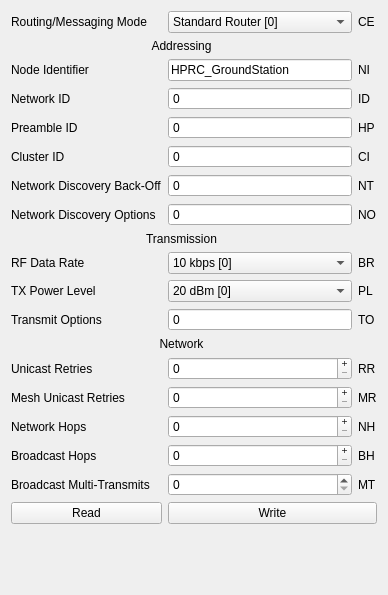
         <widget class="QWidget" name="MessagingParameters">
          <attribute name="title">
           <string>Messaging Parameters</string>
          </attribute>
          <layout class="QGridLayout" name="gridLayout_9">
           <item row="10" column="0">
            <widget class="QLabel" name="label_51">
             <property name="text">
              <string>RF Data Rate</string>
             </property>
            </widget>
           </item>
           <item row="14" column="0">
            <widget class="QLabel" name="label_58">
             <property name="text">
              <string>Unicast Retries</string>
             </property>
            </widget>
           </item>
           <item row="5" column="0">
            <widget class="QLabel" name="label_47">
             <property name="text">
              <string>Preamble ID</string>
             </property>
            </widget>
           </item>
           <item row="7" column="1">
            <widget class="QSpinBox" name="RadioParameters_NetworkDiscoveryBackOff">
             <property name="buttonSymbols">
              <enum>QAbstractSpinBox::ButtonSymbols::NoButtons</enum>
             </property>
             <property name="maximum">
              <number>12000</number>
             </property>
             <property name="displayIntegerBase">
              <number>16</number>
             </property>
            </widget>
           </item>
           <item row="5" column="2">
            <widget class="QLabel" name="label_66">
             <property name="text">
              <string>HP</string>
             </property>
            </widget>
           </item>
           <item row="12" column="2">
            <widget class="QLabel" name="label_72">
             <property name="text">
              <string>TO</string>
             </property>
            </widget>
           </item>
           <item row="16" column="1">
            <widget class="QSpinBox" name="RadioParameters_NetworkHops">
             <property name="buttonSymbols">
              <enum>QAbstractSpinBox::ButtonSymbols::PlusMinus</enum>
             </property>
             <property name="maximum">
              <number>32</number>
             </property>
             <property name="displayIntegerBase">
              <number>16</number>
             </property>
            </widget>
           </item>
           <item row="17" column="2">
            <widget class="QLabel" name="label_76">
             <property name="text">
              <string>BH</string>
             </property>
            </widget>
           </item>
           <item row="15" column="0">
            <widget class="QLabel" name="label_57">
             <property name="text">
              <string>Mesh Unicast Retries</string>
             </property>
            </widget>
           </item>
           <item row="14" column="1">
            <widget class="QSpinBox" name="RadioParameters_UnicastRetries">
             <property name="buttonSymbols">
              <enum>QAbstractSpinBox::ButtonSymbols::PlusMinus</enum>
             </property>
             <property name="maximum">
              <number>16</number>
             </property>
             <property name="displayIntegerBase">
              <number>16</number>
             </property>
            </widget>
           </item>
           <item row="16" column="0">
            <widget class="QLabel" name="label_55">
             <property name="text">
              <string>Network Hops</string>
             </property>
            </widget>
           </item>
           <item row="6" column="2">
            <widget class="QLabel" name="label_67">
             <property name="text">
              <string>CI</string>
             </property>
            </widget>
           </item>
           <item row="3" column="2">
            <widget class="QLabel" name="label_64">
             <property name="text">
              <string>NI</string>
             </property>
            </widget>
           </item>
           <item row="2" column="0" colspan="2">
            <widget class="QLabel" name="label_48">
             <property name="text">
              <string>Addressing</string>
             </property>
             <property name="alignment">
              <set>Qt::AlignmentFlag::AlignCenter</set>
             </property>
            </widget>
           </item>
           <item row="0" column="2">
            <widget class="QLabel" name="label_63">
             <property name="text">
              <string>CE</string>
             </property>
            </widget>
           </item>
           <item row="7" column="2">
            <widget class="QLabel" name="label_68">
             <property name="text">
              <string>NT</string>
             </property>
            </widget>
           </item>
           <item row="4" column="0">
            <widget class="QLabel" name="label_46">
             <property name="text">
              <string>Network ID</string>
             </property>
            </widget>
           </item>
           <item row="11" column="0">
            <widget class="QLabel" name="label_52">
             <property name="text">
              <string>TX Power Level</string>
             </property>
            </widget>
           </item>
           <item row="17" column="0">
            <widget class="QLabel" name="label_56">
             <property name="text">
              <string>Broadcast Hops</string>
             </property>
            </widget>
           </item>
           <item row="18" column="2">
            <widget class="QLabel" name="label_77">
             <property name="text">
              <string>MT</string>
             </property>
            </widget>
           </item>
           <item row="11" column="2">
            <widget class="QLabel" name="label_71">
             <property name="text">
              <string>PL</string>
             </property>
            </widget>
           </item>
           <item row="19" column="0">
            <widget class="QPushButton" name="RadioParameters_Messaging_ReadButton">
             <property name="text">
              <string>Read</string>
             </property>
            </widget>
           </item>
           <item row="8" column="0">
            <widget class="QLabel" name="label_61">
             <property name="text">
              <string>Network Discovery Options</string>
             </property>
            </widget>
           </item>
           <item row="12" column="0">
            <widget class="QLabel" name="label_53">
             <property name="text">
              <string>Transmit Options</string>
             </property>
            </widget>
           </item>
           <item row="10" column="1">
            <widget class="QComboBox" name="RadioParameters_RfDataRate">
             <property name="enabled">
              <bool>true</bool>
             </property>
             <item>
              <property name="text">
               <string>10 kbps [0]</string>
              </property>
             </item>
             <item>
              <property name="text">
               <string>110 kbps [1]</string>
              </property>
             </item>
             <item>
              <property name="text">
               <string>250 kbps [2]</string>
              </property>
             </item>
            </widget>
           </item>
           <item row="18" column="0">
            <widget class="QLabel" name="label_62">
             <property name="text">
              <string>Broadcast Multi-Transmits</string>
             </property>
            </widget>
           </item>
           <item row="19" column="1" colspan="2">
            <widget class="QPushButton" name="RadioParameters_Messaging_WriteButton">
             <property name="text">
              <string>Write</string>
             </property>
            </widget>
           </item>
           <item row="6" column="1">
            <widget class="QSpinBox" name="RadioParameters_ClusterID">
             <property name="buttonSymbols">
              <enum>QAbstractSpinBox::ButtonSymbols::NoButtons</enum>
             </property>
             <property name="maximum">
              <number>65535</number>
             </property>
             <property name="displayIntegerBase">
              <number>16</number>
             </property>
            </widget>
           </item>
           <item row="15" column="2">
            <widget class="QLabel" name="label_74">
             <property name="text">
              <string>MR</string>
             </property>
            </widget>
           </item>
           <item row="18" column="1">
            <widget class="QSpinBox" name="RadioParameters_BroadcastMultiTransmits">
             <property name="maximum">
              <number>5</number>
             </property>
            </widget>
           </item>
           <item row="8" column="2">
            <widget class="QLabel" name="label_69">
             <property name="text">
              <string>NO</string>
             </property>
            </widget>
           </item>
           <item row="13" column="0" colspan="2">
            <widget class="QLabel" name="label_54">
             <property name="text">
              <string>Network</string>
             </property>
             <property name="alignment">
              <set>Qt::AlignmentFlag::AlignCenter</set>
             </property>
            </widget>
           </item>
           <item row="9" column="0" colspan="2">
            <widget class="QLabel" name="label_50">
             <property name="text">
              <string>Transmission</string>
             </property>
             <property name="alignment">
              <set>Qt::AlignmentFlag::AlignCenter</set>
             </property>
            </widget>
           </item>
           <item row="3" column="0">
            <widget class="QLabel" name="label_49">
             <property name="text">
              <string>Node Identifier</string>
             </property>
            </widget>
           </item>
           <item row="0" column="0">
            <widget class="QLabel" name="label_59">
             <property name="text">
              <string>Routing/Messaging Mode</string>
             </property>
            </widget>
           </item>
           <item row="6" column="0">
            <widget class="QLabel" name="label_45">
             <property name="text">
              <string>Cluster ID</string>
             </property>
            </widget>
           </item>
           <item row="5" column="1">
            <widget class="QSpinBox" name="RadioParameters_PreambleID">
             <property name="buttonSymbols">
              <enum>QAbstractSpinBox::ButtonSymbols::NoButtons</enum>
             </property>
             <property name="maximum">
              <number>9</number>
             </property>
            </widget>
           </item>
           <item row="7" column="0">
            <widget class="QLabel" name="label_60">
             <property name="text">
              <string>Network Discovery Back-Off</string>
             </property>
            </widget>
           </item>
           <item row="0" column="1">
            <widget class="QComboBox" name="RadioParameters_MessagingMode">
             <item>
              <property name="text">
               <string>Standard Router [0]</string>
              </property>
             </item>
             <item>
              <property name="text">
               <string>Indirect Msg Coordinator [1]</string>
              </property>
             </item>
             <item>
              <property name="text">
               <string>Non-Routing Module [2]</string>
              </property>
             </item>
             <item>
              <property name="text">
               <string>Non-Routing Coordinator [3]</string>
              </property>
             </item>
             <item>
              <property name="text">
               <string>Indirect Msg Poller [4]</string>
              </property>
             </item>
             <item>
              <property name="text">
               <string>N/A [5]</string>
              </property>
             </item>
             <item>
              <property name="text">
               <string>Non-Routing Poller [6]</string>
              </property>
             </item>
            </widget>
           </item>
           <item row="10" column="2">
            <widget class="QLabel" name="label_70">
             <property name="text">
              <string>BR</string>
             </property>
            </widget>
           </item>
           <item row="15" column="1">
            <widget class="QSpinBox" name="RadioParameters_MeshUnicastRetries">
             <property name="buttonSymbols">
              <enum>QAbstractSpinBox::ButtonSymbols::PlusMinus</enum>
             </property>
             <property name="maximum">
              <number>7</number>
             </property>
             <property name="displayIntegerBase">
              <number>16</number>
             </property>
            </widget>
           </item>
           <item row="4" column="1">
            <widget class="QSpinBox" name="RadioParameters_NetworkID">
             <property name="buttonSymbols">
              <enum>QAbstractSpinBox::ButtonSymbols::NoButtons</enum>
             </property>
             <property name="maximum">
              <number>32767</number>
             </property>
             <property name="displayIntegerBase">
              <number>16</number>
             </property>
            </widget>
           </item>
           <item row="12" column="1">
            <widget class="QSpinBox" name="RadioParameters_TransmitOptions">
             <property name="buttonSymbols">
              <enum>QAbstractSpinBox::ButtonSymbols::NoButtons</enum>
             </property>
             <property name="maximum">
              <number>255</number>
             </property>
             <property name="displayIntegerBase">
              <number>16</number>
             </property>
            </widget>
           </item>
           <item row="4" column="2">
            <widget class="QLabel" name="label_65">
             <property name="text">
              <string>ID</string>
             </property>
            </widget>
           </item>
           <item row="16" column="2">
            <widget class="QLabel" name="label_75">
             <property name="text">
              <string>NH</string>
             </property>
            </widget>
           </item>
           <item row="3" column="1">
            <widget class="QLineEdit" name="RadioParameters_NodeIdentifier">
             <property name="text">
              <string>HPRC_GroundStation</string>
             </property>
             <property name="maxLength">
              <number>20</number>
             </property>
            </widget>
           </item>
           <item row="14" column="2">
            <widget class="QLabel" name="label_73">
             <property name="text">
              <string>RR</string>
             </property>
            </widget>
           </item>
           <item row="8" column="1">
            <widget class="QSpinBox" name="RadioParameters_NetworkDiscoveryOptions">
             <property name="buttonSymbols">
              <enum>QAbstractSpinBox::ButtonSymbols::NoButtons</enum>
             </property>
             <property name="maximum">
              <number>7</number>
             </property>
            </widget>
           </item>
           <item row="17" column="1">
            <widget class="QSpinBox" name="RadioParameters_BroadcastHops">
             <property name="buttonSymbols">
              <enum>QAbstractSpinBox::ButtonSymbols::PlusMinus</enum>
             </property>
             <property name="maximum">
              <number>32</number>
             </property>
             <property name="displayIntegerBase">
              <number>16</number>
             </property>
            </widget>
           </item>
           <item row="11" column="1">
            <widget class="QComboBox" name="RadioParameters_TxPowerLevel">
             <item>
              <property name="text">
               <string>20 dBm [0]</string>
              </property>
             </item>
             <item>
              <property name="text">
               <string>27 dBm [1]</string>
              </property>
             </item>
             <item>
              <property name="text">
               <string>30 dBm [2]</string>
              </property>
             </item>
            </widget>
           </item>
           <item row="21" column="1" colspan="2">
            <spacer name="horizontalSpacer_2">
             <property name="orientation">
              <enum>Qt::Orientation::Horizontal</enum>
             </property>
             <property name="sizeHint" stdset="0">
              <size>
               <width>40</width>
               <height>20</height>
              </size>
             </property>
            </spacer>
           </item>
           <item row="20" column="0">
            <spacer name="verticalSpacer_4">
             <property name="orientation">
              <enum>Qt::Orientation::Vertical</enum>
             </property>
             <property name="sizeHint" stdset="0">
              <size>
               <width>20</width>
               <height>40</height>
              </size>
             </property>
            </spacer>
           </item>
          </layout>
         </widget>
